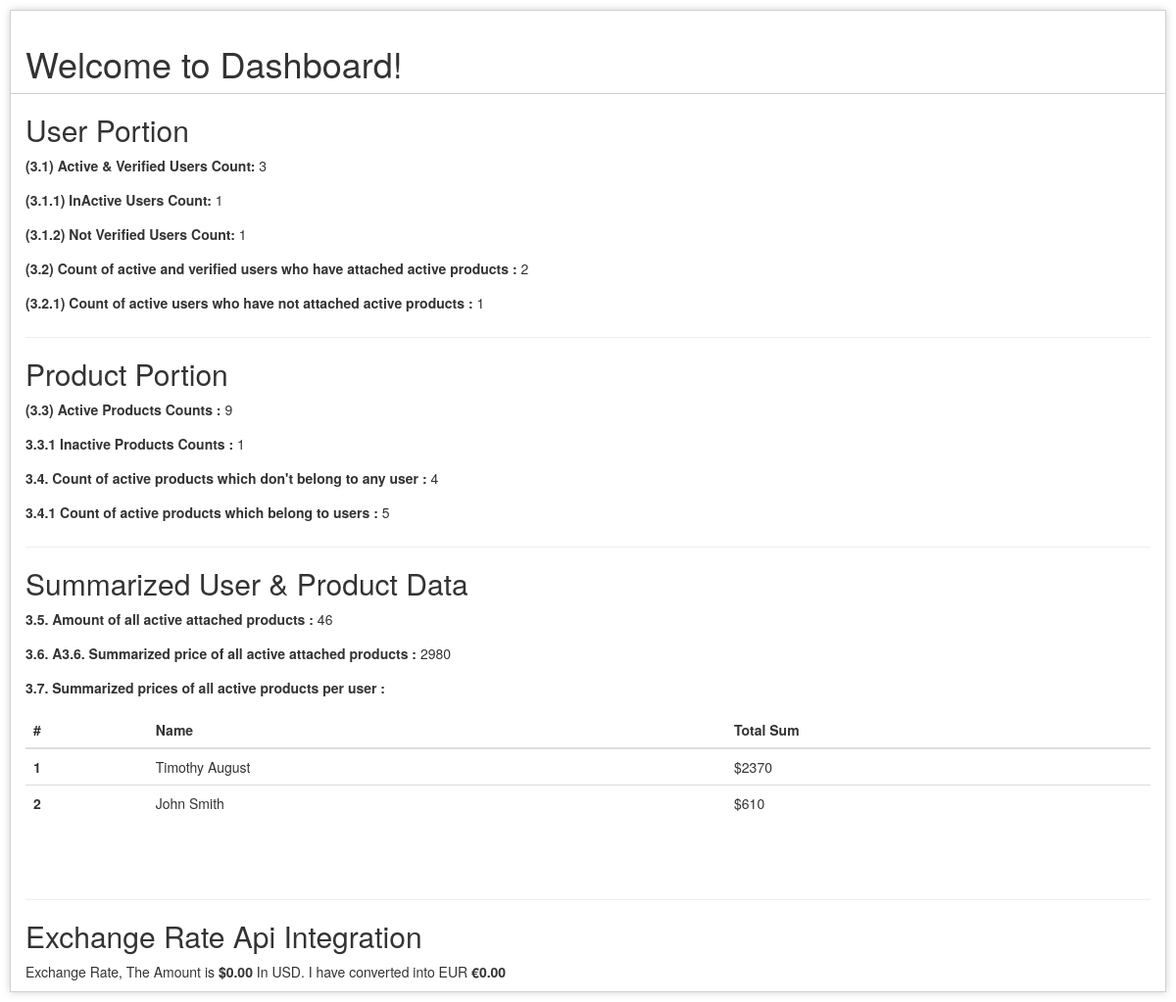
The page /index.php/dashboard on the database its author committed.
### tables this page shows
CREATE TABLE `users` (
  `id` int(11) NOT NULL,
  `name` varchar(255) NOT NULL,
  `email` varchar(255) NOT NULL,
  `password` varchar(255) NOT NULL,
  `is_active` tinyint(1) NOT NULL,
  `created_at` timestamp NULL DEFAULT NULL,
  `updated_at` timestamp NULL DEFAULT NULL,
  `verified_at` timestamp NULL DEFAULT NULL
);

### application/controllers/Dashboard.php (called while the page is built, shortened)
<?php
class Dashboard extends CI_Controller {
    public function index() {
        $this->load->model('users');
        $data['active_users'] = $this->users->get_active_users();
        $data['in_active_users'] = $this->users->get_in_active_users();
        $data['not_verified_users'] = $this->users->get_not_verified_users();
        $data['users_have_products'] = $this->users->users_have_products();
        $this->load->model('products');
        $data['active_products'] = $this->products->get_active_products();
        $data['in_active_products'] = $this->products->get_in_active_products();
        $data['products_not_belong'] = $this->products->products_not_belong_to_anyUser();
        $data['products_belong'] = $this->products->products_belong_to_anyUser();
        $data['users_not_have_products'] = $this->users->users_not_have_products();
        $data['number_of_active_products'] = $this->products->amount_of_all_attached_products();
        $data['price_of_active_products'] = $this->products->price_of_all_attached_products();
        $data['per_user_sum'] = $this->users->per_user_sum();
        $data['exchangerates_data'] = $this->get_currency_rate();
        $this->load->view('dashboard', $data);
    }
    public function get_currency_rate() {
        $curl = curl_init();
        $response = curl_exec($curl);
        return json_decode($response);
    }
}

### index.php (called while the page is built, shortened)
<?php
require_once BASEPATH.'core/CodeIgniter.php';

### application/models/Users.php (called while the page is built, shortened)
<?php
class Users extends CI_Model {
    public function users_have_products() {
        $query = $this->db->query("SELECT COUNT(users.id) as user_count FROM `users` where users.is_active = 1 AND users.verified_at AND users.id IN (select user_id from user_products)");
        return $query->result();
    }
    public function users_not_have_products() {
        $query = $this->db->query("SELECT COUNT(users.id) as user_count FROM `users` where users.is_active = 1 AND users.verified_at AND users.id Not IN (select user_id from user_products)");
        return $query->result();
    }
    public function per_user_sum() {
        $query = $this->db->query("SELECT SUM(products_order.total_price) as totalPrice, users.id, users.name
                                    FROM users
                                    INNER JOIN user_products
                                    ON users.id = user_products.user_id
                                    INNER JOIN products_order
                                    ON user_products.id = products_order.entry_id GROUP by  user_products.user_id");
        return $query->result();
    }
}
?>

### application/models/Products.php (called while the page is built, shortened)
<?php
class Products extends CI_Model {
        public function products_not_belong_to_anyUser()
        {
                $query = $this->db->query("SELECT COUNT(products.id) as product_count FROM `products` where products.status = 1 AND products.id Not IN (select product_id from user_products)");
                return $query->result();
        }
        public function products_belong_to_anyUser()
        {
                $query = $this->db->query("SELECT COUNT(products.id) as product_count FROM `products` where products.status = 1 AND products.id IN (select product_id from user_products)");
                return $query->result();
        }
        public function amount_of_all_attached_products()
        {
                $this->db->select_sum('qty');
                $this->db->from('products_order');
                $amount = $this->db->get()->row();
                return $amount->qty;
        }
        public function price_of_all_attached_products()
        {
                $this->db->select_sum('total_price');
                $this->db->from('products_order');
                $amount = $this->db->get()->row();
                return $amount->total_price;
        }
}
?>

### application/views/dashboard.php (the view, shortened to what this page needs)
?><!DOCTYPE html>
<html lang="en">
    <head>
        <link rel="stylesheet" href="https://maxcdn.bootstrapcdn.com/bootstrap/3.4.1/css/bootstrap.min.css">
    </head>
    <body>
        <div id="container">
            <h1>Welcome to Dashboard!</h1>
            <div id="body">
                <h2>User Portion</h2>
                <p><label>(3.1) Active & Verified Users Count:</label>  <?php echo $active_users; ?></p>
                <p><label>(3.1.1) InActive Users Count:  </label> <?php echo $in_active_users; ?></p>
                <p><label>(3.1.2) Not Verified Users Count:  </label> <?php echo $not_verified_users; ?></p>
                <p><label>(3.2) Count of active and verified users who have attached active products : </label> <?php echo $users_have_products[0]->user_count; ?></p>
                <p><label>(3.2.1) Count of active users who have not attached active products : </label> <?php echo $users_not_have_products[0]->user_count; ?></p>
                <hr>
                <h2>Product Portion</h2>
                <p><label>(3.3) Active Products Counts :</label> <?php echo $active_products; ?></p>
                <p><label>3.3.1 Inactive Products Counts : </label> <?php echo $in_active_products; ?></p>
                <p><label>3.4. Count of active products which don't belong to any user :</label> <?php echo $products_not_belong[0]->product_count; ?></p>
                <p><label>3.4.1 Count of active products which belong to users :</label> <?php echo $products_belong[0]->product_count; ?></p>
                <hr>
                <h2>Summarized User & Product Data</h2>
                <p><label>3.5. Amount of all active attached products :</label>  <?php echo $number_of_active_products; ?></p>
                <p><label>3.6. A3.6. Summarized price of all active attached products :</label>  <?php echo $price_of_active_products; ?></p>
                <p><label>3.7. Summarized prices of all active products per user :</label> </p>
                <table class="table">
                    <thead>
                        <tr>
                            <th scope="col">#</th>
                            <th scope="col">Name</th>
                            <th scope="col">Total Sum</th>
                        </tr>
                    </thead>
                    <tbody>
                        <?php
                        foreach ($per_user_sum as $user) {
                            ?>
                            <tr>
                                <th scope="row"><?php echo $user->id; ?></th>
                                <td><?php echo $user->name; ?></td>
                                <td>&dollar;<?php echo $user->totalPrice; ?></td>
                            </tr>
                        <?php  } ?>
                    </tbody>
                </table>
                <br><br>
                <hr>
                <h2>Exchange Rate Api Integration</h2>
                <p>Exchange Rate, The Amount is <strong>$<?php echo number_format($exchangerates_data->query->amount,2); ?></strong> In USD. I have converted into EUR <strong>&euro;<?php echo number_format($exchangerates_data->result,2); ?></strong></p>
            </div>
        </div>
    </body>
</html>

### application/views/dashboard.php (style rules this page uses)
body { background-color: #fff; margin: 40px; font: 13px/20px normal Helvetica, Arial, sans-serif; color: #4F5155; }
h1 { color: #444; background-color: transparent; border-bottom: 1px solid #D0D0D0; font-size: 19px; font-weight: normal; margin: 0 0 14px 0; padding: 14px 15px 10px 15px; }
#body { margin: 0 15px 0 15px; min-height: 96px; }
p { margin: 0 0 10px; padding:0; }
#container { margin: 10px; border: 1px solid #D0D0D0; box-shadow: 0 0 8px #D0D0D0; }

### rows shown on the page
users: id "1", name "Timothy August", totalPrice "2370"
users: id "2", name "John Smith", totalPrice "610"

### other values the page prints
$active_users "3"
$in_active_users "1"
$not_verified_users "1"
$users_have_products[0]->user_count "2"
$users_not_have_products[0]->user_count "1"
$active_products "9"
$in_active_products "1"
$products_not_belong[0]->product_count "4"
$products_belong[0]->product_count "5"
$number_of_active_products "46"
$price_of_active_products "2980"
$exchangerates_data->query->amount "0.00"
$exchangerates_data->result "0.00"
